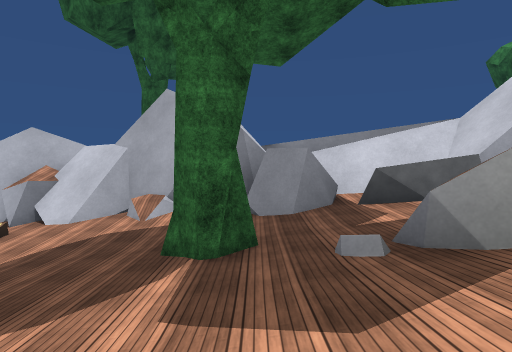
View 1 (above)

19 first-person views from a walk through a Unity game level. The camera is 1.4 m above the floor, tilts 2° down and sees 75° across. The floor is counted in squares, 2 m on a side. Each view is taken from the middle of a square. On the plan, view 1 faces up. The plan holds only what a view shows up to about 10 squares ahead; the rest is blank. The place goes on beyond the plan. The player is left out. Some animated figures are not drawn. Surface patterns are stand-ins for the level's own textures.

View 2
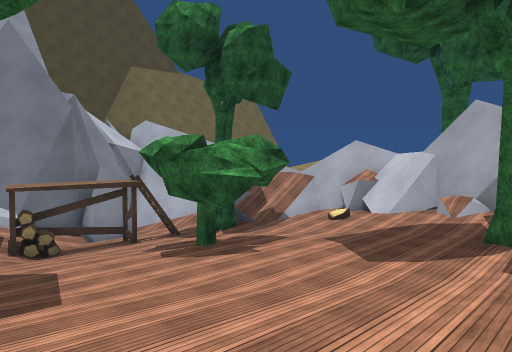

View 3
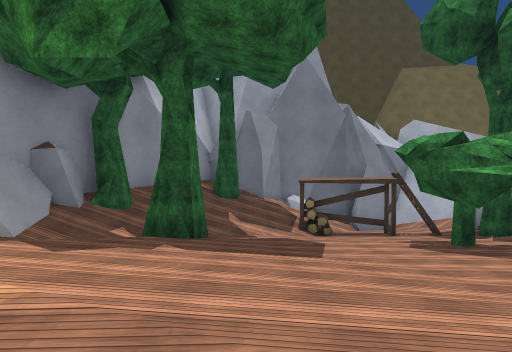

View 4
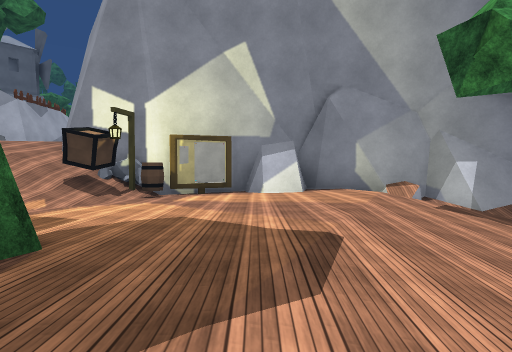

View 5
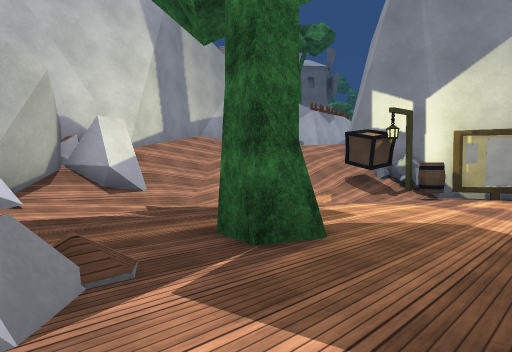

View 6
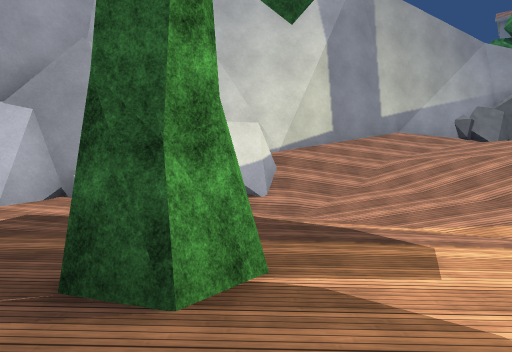

View 7
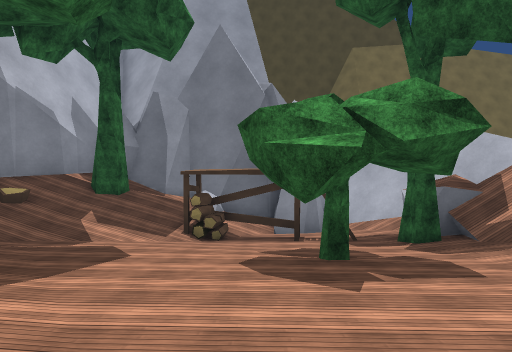

View 8
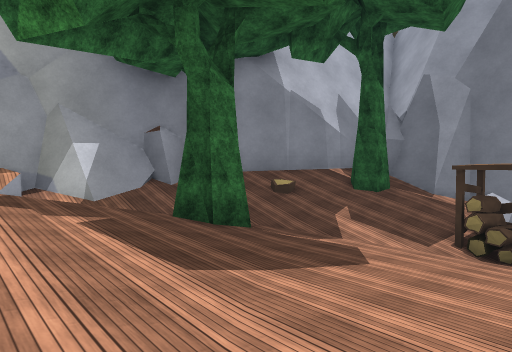

View 9
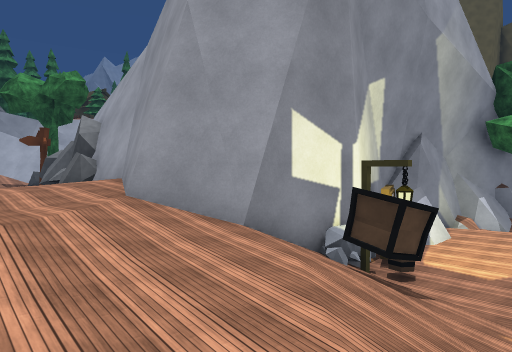

View 10
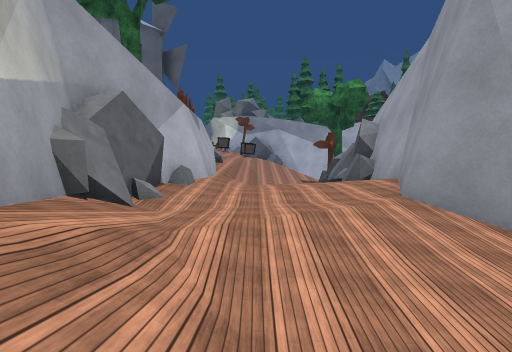

View 11
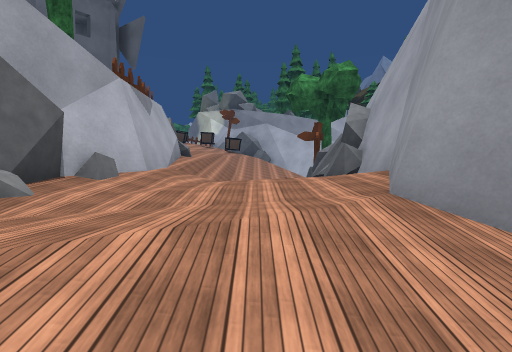

View 12
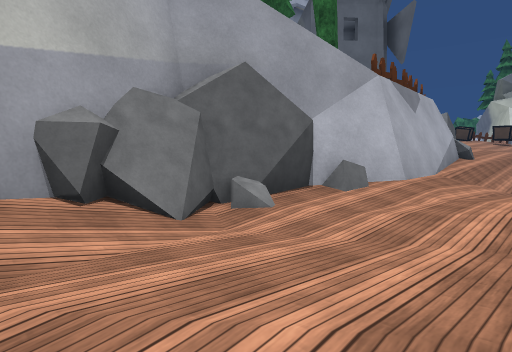

View 13
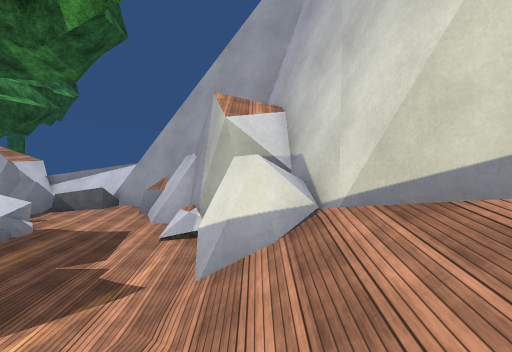

View 14
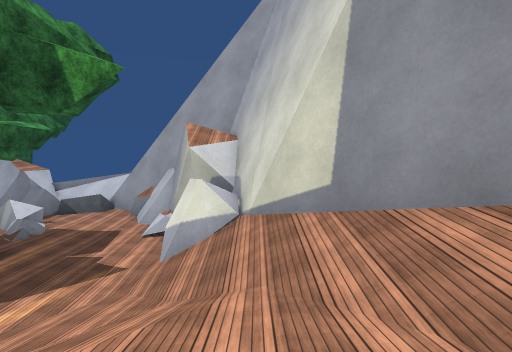

View 15
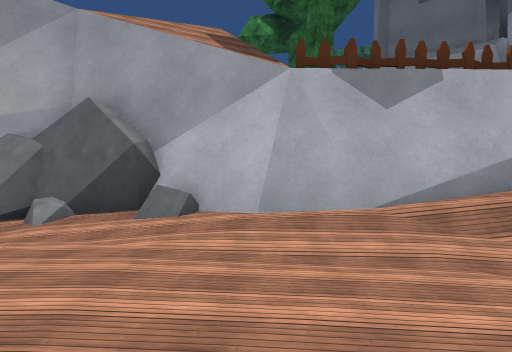

View 16
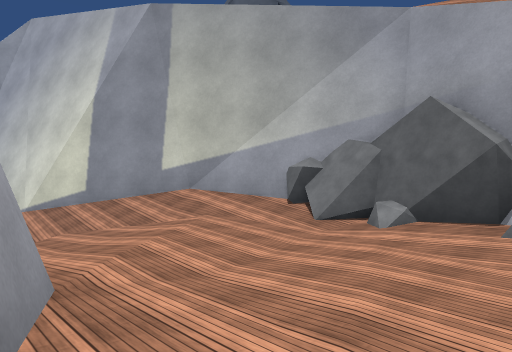

View 17
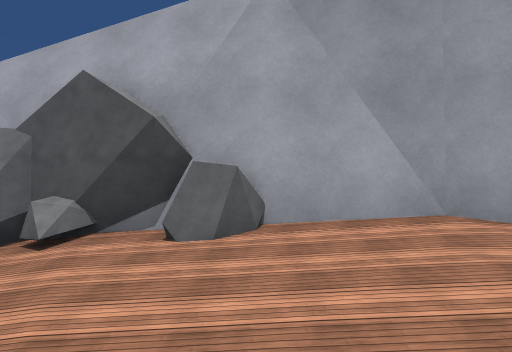

View 18
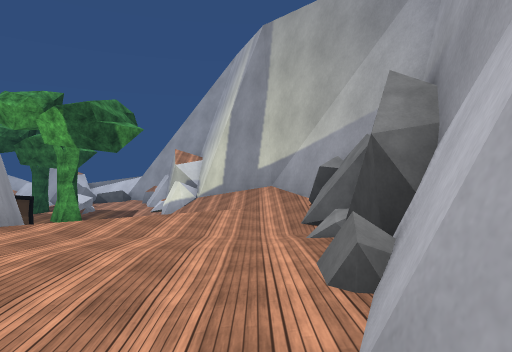

View 19
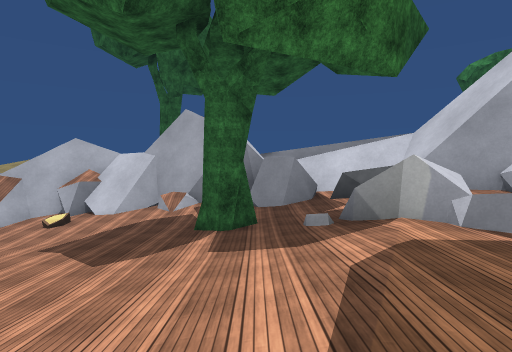

### Floor plan
Key: @ floor where view 1 was taken; # wall or solid block; . main floor; - floor 0.75 m lower than the main floor; : floor 1.5 m higher than the main floor; _ floor 1.5 m lower than the main floor; + floor 2.5 m higher than the main floor; < floor 2.5 m lower than the main floor; * floor 3.25 m higher than the main floor; / step, stairs or slope; = window, fence, low wall or low ledge; ^ raised ledge; v drop or lower ground; O other object.
Columns run from 11 left of view 1 to 16 right of it. Each row starts with its distance up from view 1.
  8     =vvv#
  7  ## /#######=
  6  #v//_/--=.##=###
  5 ####/___---..=O##
  4    O_____-OO....^#
  3   O<____---.=#...## vv
  2  =#<<_O_---..#/...# vv
  1  ##<___O--......./##vv
  0 ###<____--.@..O.../##v
 -1 ///<____-.....OO../##v/
 -2 #///___--.........//##v
 -3 #O///O_--.........///#v
 -4 ##/=/OO-........./////#
 -5  ###O//-........////:/#
 -6    ####/.......OO//:++ #
 -7      ####..####OO/:+++/#/
 -8         ###########+***#v
 -9                   #***+##/
-10                   #****##/
-11                  ##****#v//
-12                  #*****#///
-13                  #*****#=
-14                  ##****#
-15                  ##**+/O
-16                  #*+++/O  OO

Where each view was taken, in squares from view 1:
view 1: 0 up, 0 right, facing up
view 2: 2 down, 0 right, facing up-left
view 3: 2 down, 1 right, facing left
view 4: 2 up, 1 right, facing down
view 5: 2 up, 1 right, facing down-right
view 6: 1 down, 1 right, facing right
view 7: 1 up, 1 left, facing left
view 8: 1 up, 2 left, facing down-left
view 9: 4 down, 10 right, facing down-left
view 10: 4 down, 10 right, facing down
view 11: 6 down, 9 right, facing down
view 12: 7 down, 9 right, facing down-right
view 13: 5 down, 8 right, facing up
view 14: 7 down, 9 right, facing up
view 15: 13 down, 7 right, facing right
view 16: 12 down, 7 right, facing up-right
view 17: 14 down, 11 right, facing left
view 18: 14 down, 11 right, facing up
view 19: 2 down, 0 right, facing up
